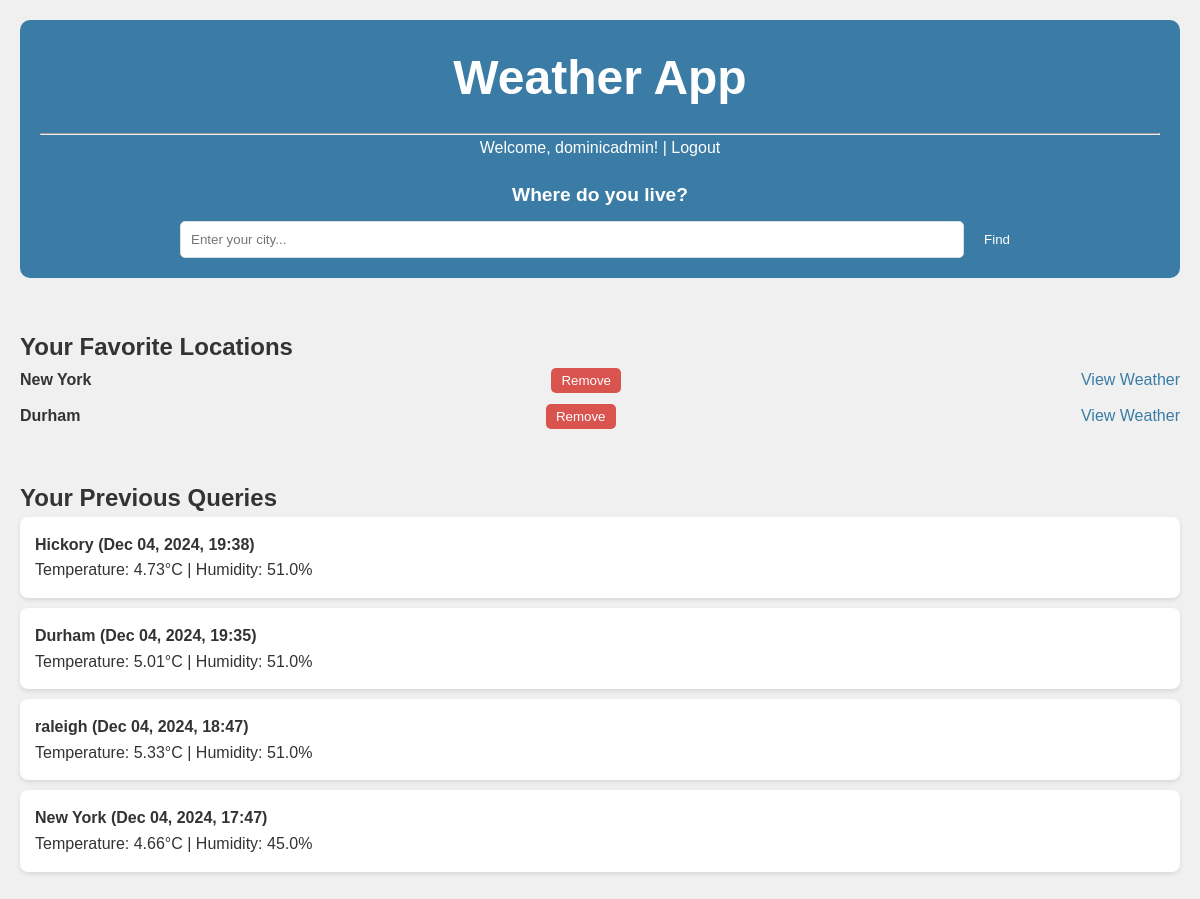
The app's page / (signed in), older data.
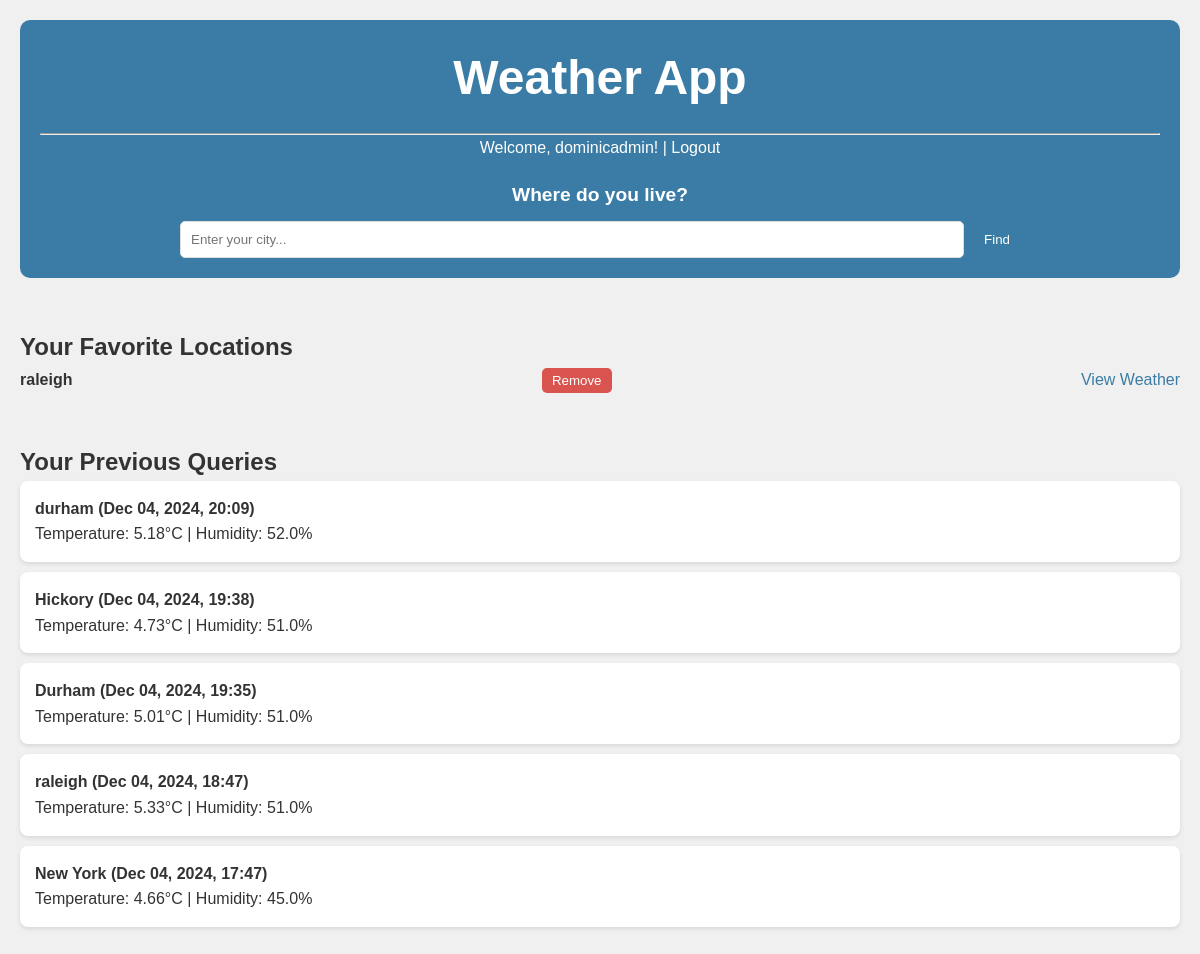
The same page, newer data.
### weather_app/models.py (models this page shows, shortened)
class FavoriteLocation(models.Model):
    user = models.ForeignKey(User, on_delete=models.CASCADE, related_name="favorite_locations")
    city = models.CharField(max_length=255)

class SearchQuery(models.Model):
    user = models.ForeignKey(User, on_delete=models.CASCADE, related_name="search_queries")
    city = models.CharField(max_length=255)
    date = models.DateTimeField(auto_now_add=True)
    temperature = models.FloatField(null=True, blank=True)
    humidity = models.FloatField(null=True, blank=True)

### weather_app/views.py (the view)
# urls.py: path('', views.weather_view, name='home'),
def weather_view(request):
    if request.method == 'POST':
        city = request.POST['city']
        current_weather = get_weather_data(city, WEATHER_API_KEY)
        if request.user.is_authenticated:
            existing_query = SearchQuery.objects.filter(user=request.user, city=city).first()
            if not existing_query:
                SearchQuery.objects.create(
                    user=request.user,
                    city=city,
                    temperature=current_weather['temperature'],
                    humidity=current_weather['humidity'],
                )
        if request.user.is_authenticated:
            previous_queries = SearchQuery.objects.filter(user=request.user).order_by('-date')
            seen_cities = set()
            unique_queries = []
            for query in previous_queries:
                if query.city not in seen_cities:
                    unique_queries.append(query)
                    seen_cities.add(query)
        else:
            unique_queries = []
        if request.user.is_authenticated:
            favorites = FavoriteLocation.objects.filter(user=request.user)
        else:
            favorites = []
        return render(request, 'weather.html', {
            'current_weather': current_weather,
            'previous_queries': unique_queries,
            'favorites': favorites,
        })
    else:
        if request.user.is_authenticated:
            previous_queries = SearchQuery.objects.filter(user=request.user).order_by('-date')
            seen_cities = set()
            unique_queries = []
            for query in previous_queries:
                if query.city not in seen_cities:
                    unique_queries.append(query)
                    seen_cities.add(query)
        else:
            unique_queries = []
        if request.user.is_authenticated:
            favorites = FavoriteLocation.objects.filter(user=request.user)
        else:
            favorites = []
        return render(request, 'weather.html', {
            'previous_queries': unique_queries,
            'favorites': favorites,
        })

### weather_app/templates/weather.html (shortened to what this page needs)
{% extends 'base.html' %}
{% load static %}
{% block content %}
<div class="container">
    <section class="header">
        <h1>Weather App</h1>
        <hr>
        <div class="auth-links">
            {% if not user.is_authenticated %}
            <p>
                <a href="{% url 'login' %}">Login</a> | <a href="{% url 'register' %}">Sign Up</a>
            </p>
            {% else %}
            <p>Welcome, {{ user.username }}! | <a href="{% url 'logout' %}">Logout</a></p>
            {% endif %}
        </div>
        <form action="" method="POST" class="search-form">
            <label for="city">Where do you live?</label>
            <div>
                <input type="text" name="city" id="city" placeholder="Enter your city..." required>
                <button type="submit">Find</button>
            </div>
        </form>
    </section>
    <section class="favorites">
        <h2>Your Favorite Locations</h2>
        {% if favorites %}
        <ul class="favorite-list">
            {% for favorite in favorites %}
            <li>
                <strong>{{ favorite.city }}</strong>
                <form method="POST" action="{% url 'remove_favorite_location' favorite.id %}" class="remove-favorite-form">
                    <button type="submit">Remove</button>
                </form>
                <a href="{% url 'weather' %}?city={{ favorite.city }}" class="view-weather">View Weather</a>
            </li>
            {% endfor %}
        </ul>
        {% else %}
        <p>You haven't added any favorite locations yet.</p>
        {% endif %}
    </section>
    <section class="previous_queries">
        <h2>Your Previous Queries</h2>
        {% if user.is_authenticated %}
        <ul class="query-list">
            {% for query in previous_queries %}
            <li>
                <strong>{{ query.city }} ({{ query.date|date:"M d, Y, H:i" }})</strong><br>
                Temperature: {{ query.temperature }}&deg;C | Humidity: {{ query.humidity }}%
            </li>
            {% empty %}
            <li>You haven't made any queries yet.</li>
            {% endfor %}
        </ul>
        {% else %}
        <p>You must be logged in to see your previous queries.</p>
        {% endif %}
    </section>
</div>
{% endblock %}

### weather_app/templates/base.html (shortened to what this page needs)
{% load static %}
<!DOCTYPE html>
<html lang="en">
<head>
    <link rel="stylesheet" href="{% static 'css/style.css' %}">
</head>
<body>
    <main>
        {% block content %} {% endblock %}
    </main>
</body>
</html>

### weather_app/static/css/style.css (style rules this page uses)
* { padding: 0; margin: 0; box-sizing: border-box; }
body { background: #f0f0f0; color: #333; font-family: Arial, Helvetica, sans-serif; line-height: 1.6; margin: 0; padding: 0; }
.container { max-width: 1200px; margin: 0 auto; padding: 20px; }
.header { background-color: #3a7ca5; padding: 20px; text-align: center; color: #fff; border-radius: 10px; }
.header h1 { font-size: 3rem; margin-bottom: 1rem; }
.auth-links { margin-bottom: 20px; }
.auth-links a { color: #fff; text-decoration: none; }
.search-form { margin-top: 20px; }
.search-form label { font-size: 1.2rem; font-weight: bold; }
.search-form div { margin-top: 10px; display: flex; justify-content: center; }
.search-form input { padding: 10px; width: 70%; border-radius: 5px; border: 1px solid #ddd; }
.search-form button { padding: 10px; background-color: #3a7ca5; color: #fff; border: none; border-radius: 5px; margin-left: 10px; }
.favorites { margin-top: 50px; }
.favorite-list { list-style-type: none; padding: 0; }
.favorite-list li { margin-bottom: 10px; display: flex; justify-content: space-between; align-items: center; }
.favorite-list .view-weather { text-decoration: none; color: #3a7ca5; }
.remove-favorite-form button { background-color: #d9534f; color: white; border: none; padding: 5px 10px; border-radius: 5px; cursor: pointer; }
.previous_queries { margin-top: 50px; }
.query-list { list-style-type: none; padding: 0; }
.query-list li { background-color: #fff; padding: 15px; margin-bottom: 10px; border-radius: 8px; box-shadow: 0 2px 4px rgba(0, 0, 0, 0.1); }

Row changes from the older to the newer data that the page shows:
removed FavoriteLocation: city "New York"
removed FavoriteLocation: city "Durham"
added FavoriteLocation: city "raleigh"
added SearchQuery: city "durham", date "Dec 04, 2024, 20:09", temperature "5.18", humidity "52.0"
